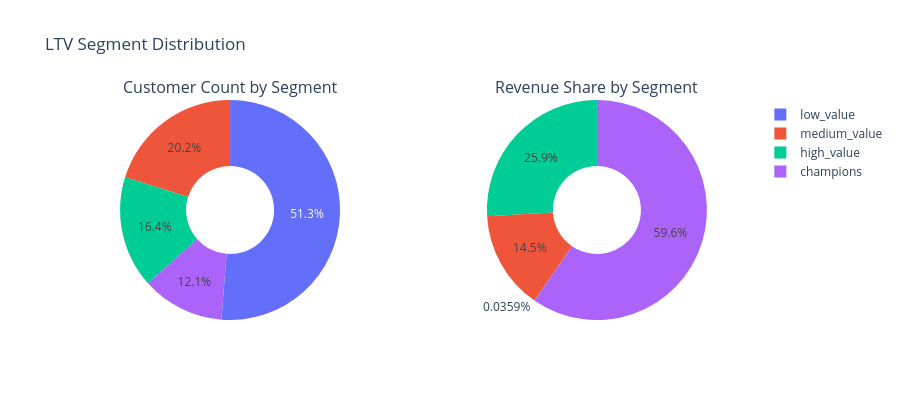

Notebook source saved alongside this figure:
### Code cell
# Segment pie chart
fig = make_subplots(
    rows=1, cols=2,
    specs=[[{'type': 'pie'}, {'type': 'pie'}]],
    subplot_titles=['Customer Count by Segment', 'Revenue Share by Segment'],
)
fig.add_trace(go.Pie(
    labels=segment_dist['segment'].to_list(),
    values=segment_dist['count'].to_list(),
    hole=0.4,
), row=1, col=1)
fig.add_trace(go.Pie(
    labels=segment_dist['segment'].to_list(),
    values=segment_dist['total_ltv_36m'].to_list(),
    hole=0.4,
), row=1, col=2)
fig.update_layout(height=400, title='LTV Segment Distribution')
fig.show()

# Revenue concentration check
total_ltv = _as_float(segment_dist['total_ltv_36m'].sum())
champ_ltv = _as_float(segment_dist.filter(pl.col('segment') == 'champions')['total_ltv_36m'].sum())
share = (100 * champ_ltv / total_ltv) if total_ltv > 0 else 0.0
print(f'Champions share of total 36m LTV: {share:.1f}%')

### Figure 1 — Plotly figure (JSON) as saved in the notebook; plotly's stock layout.template omitted (floating-point values rounded to 4 significant figures)
{"data": [{"domain": {"x": [0, 0.45], "y": [0, 1]}, "hole": 0.4, "labels": ["champions", "high_value", "medium_value", "low_value"], "type": "pie", "values": [329, 444, 547, 1388]}, {"domain": {"x": [0.55, 1], "y": [0, 1]}, "hole": 0.4, "labels": ["champions", "high_value", "medium_value", "low_value"], "type": "pie", "values": [7279000.0, 3167000.0, 1770000.0, 4381.0]}], "layout": {"annotations": [{"font": {"size": 16}, "showarrow": false, "text": "Customer Count by Segment", "x": 0.225, "xanchor": "center", "xref": "paper", "y": 1, "yanchor": "bottom", "yref": "paper"}, {"font": {"size": 16}, "showarrow": false, "text": "Revenue Share by Segment", "x": 0.775, "xanchor": "center", "xref": "paper", "y": 1, "yanchor": "bottom", "yref": "paper"}], "height": 400, "title": {"text": "LTV Segment Distribution"}}}
